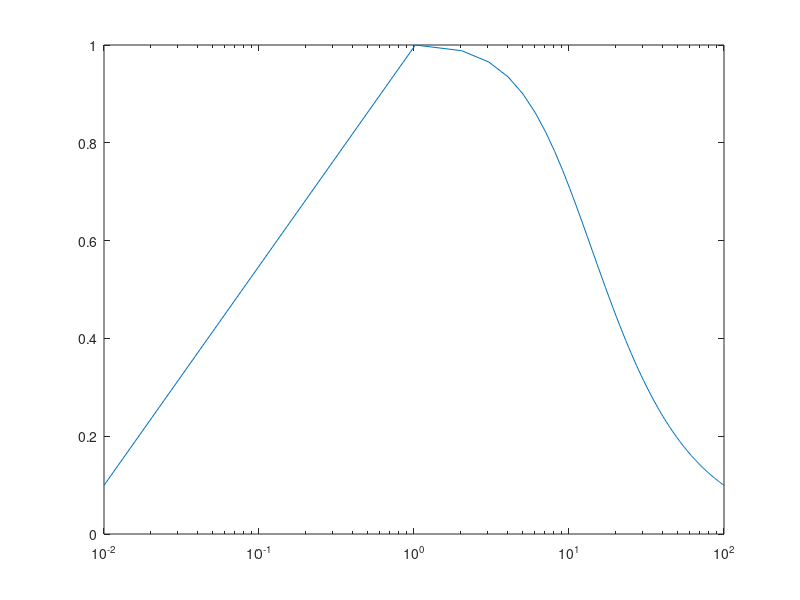

This figure's MATLAB source:
function [freq_responce] = a2q4_frequency_responce()
    w1 = linspace(0,10);
    freq_responce = abs(10./(10 + j.*w1 + 1./(j.*w1)));
    w2 = linspace(0.01,100);
    f = abs(10./(10 + j.*w2 + 1./(j.*w2)));
    semilogx(w2,f);
end

